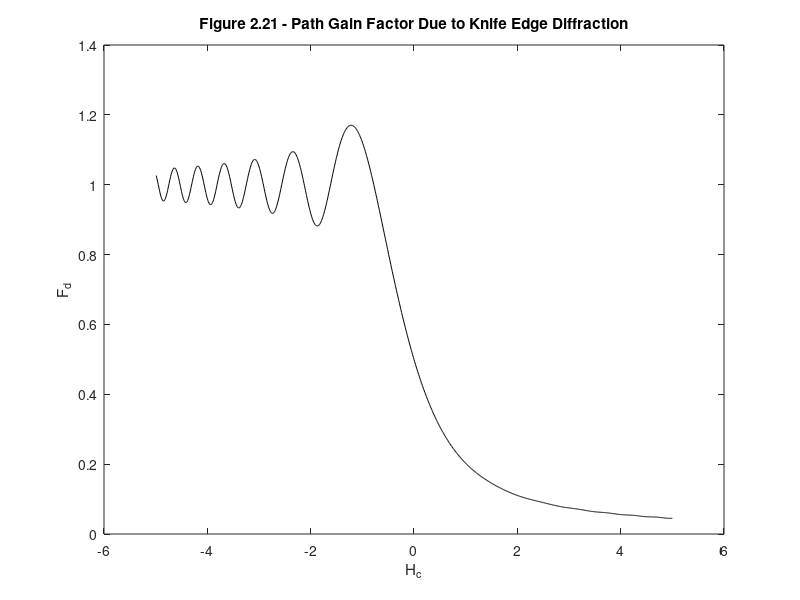

This chart was generated by the following MATLAB code:
%%%%%%%%%%%%%%%%%%%%%%%%%%%%%%%%%%%%%%%%%%%%%%%%%%%%%%%%%%%%%
%%                                                         %%
%% ******************************************************  %%
%% * Smart Antennas for Wireless Applications w/ Matlab *  %%
%% ******************************************************  %%
%%                                                         %%
%% Chapter 2: Figure 2.21                                  %%
%%                                                         %%
%% Author: Frank Gross                                     %%
%% McGraw-Hill, 2005                                       %%
%% Date:  11/13/2004                                       %%
%%                                                         %%
%% This code creates Figure 2.21, a plot of the path gain  %%
%%     factor for knife edge diffraction.                  %%
%%%%%%%%%%%%%%%%%%%%%%%%%%%%%%%%%%%%%%%%%%%%%%%%%%%%%%%%%%%%%

%%--------------------------- Define Variables:------------%%
% hcc - distance between direct path and knife edge         %
% Fd - path gain factor due to diffraction                  %
%%---------------------------------------------------------%%

hcc = -5;
inc = .01;
for k = 1:1000
    Hc = hcc + k/100;
    height(k) = Hc;
    u = [];
    u = Hc:inc:90;
    Fd(k) = abs(inc*trapz(exp(-1j*pi*(u.^2)/2)))/sqrt(2);
end

%%----- Plot Results -----%%

figure(1), plot(height,Fd,'k')
xlabel('H_c'), ylabel('F_d')
title('\bfFigure 2.21 - Path Gain Factor Due to Knife Edge Diffraction')    
